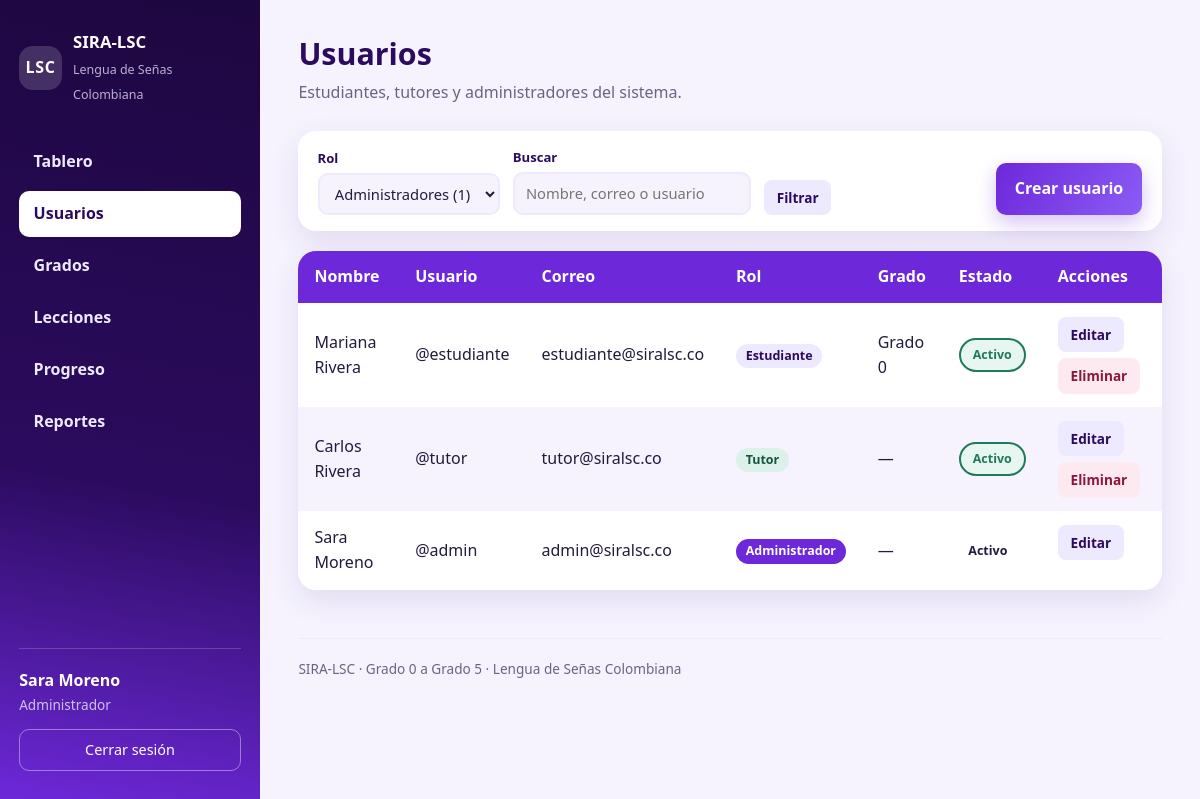
/index.php?ruta=admin/usuarios (signed in), run on the app's committed database.
### tables this page shows
CREATE TABLE usuarios (
    id_usuario     INT AUTO_INCREMENT PRIMARY KEY,
    nombre         VARCHAR(80)  NOT NULL,
    apellido       VARCHAR(80)  NOT NULL,
    correo         VARCHAR(150) NOT NULL UNIQUE,
    usuario        VARCHAR(50)  NOT NULL UNIQUE,
    contrasena     VARCHAR(255) NOT NULL,
    rol            ENUM('estudiante','tutor','administrador') NOT NULL DEFAULT 'estudiante',
    id_grado       INT          NULL,
    activo         TINYINT(1)   NOT NULL DEFAULT 1,
    fecha_registro DATETIME     NOT NULL DEFAULT CURRENT_TIMESTAMP,
    CONSTRAINT fk_usuarios_grado
        FOREIGN KEY (id_grado) REFERENCES grados(id_grado)
        ON DELETE SET NULL ON UPDATE CASCADE
);

CREATE TABLE grados (
    id_grado    INT AUTO_INCREMENT PRIMARY KEY,
    nombre      VARCHAR(50)  NOT NULL,
    descripcion VARCHAR(255) NOT NULL,
    orden       INT          NOT NULL DEFAULT 0
);

### config/funciones.php (called while the page is built, shortened)
<?php
function e($texto)
{
    return htmlspecialchars((string) $texto, ENT_QUOTES, 'UTF-8');
}
function url($ruta = 'inicio', $parametros = array())
{
    $destino = BASE_URL . 'index.php?ruta=' . urlencode($ruta);
    foreach ($parametros as $clave => $valor) {
        $destino .= '&' . urlencode($clave) . '=' . urlencode($valor);
    }
    return $destino;
}
function vista($archivo, $datos = array())
{
    extract($datos, EXTR_SKIP);
    require RUTA_BASE . '/views/' . $archivo . '.php';
}
function rolActual()
{
    return isset($_SESSION['rol']) ? $_SESSION['rol'] : null;
}
function panelDe($rol)
{
    switch ($rol) {
        case 'administrador': return 'admin/inicio';
    }
}
function nombreRol($rol)
{
    $nombres = array(
        'estudiante'    => 'Estudiante',
        'tutor'         => 'Tutor',
        'administrador' => 'Administrador',
    );
    return isset($nombres[$rol]) ? $nombres[$rol] : $rol;
}

### controllers/AdministradorController.php (called while the page is built, shortened)
<?php
class AdministradorController
{
    private $modeloUsuario;
    public function __construct()
    {
        $this->modeloUsuario    = new Usuario();
    }
    public function usuarios()
    {
        $rol      = isset($_GET['rol']) ? $_GET['rol'] : '';
        $busqueda = isset($_GET['busqueda']) ? trim($_GET['busqueda']) : '';
        vista('administrador/usuarios', array(
            'admin'    => $this->modeloUsuario->obtenerPorId($_SESSION['id_usuario']),
            'usuarios' => $this->modeloUsuario->listar($rol === '' ? null : $rol, $busqueda),
            'rol'      => $rol,
            'busqueda' => $busqueda,
            'conteo'   => $this->modeloUsuario->contarPorRol(),
        ));
    }
}

### models/Usuario.php (called while the page is built, shortened)
<?php
class Usuario
{
    private $db;
    public function __construct()
    {
        $this->db = Database::conexion();
    }
    public function obtenerPorId($idUsuario)
    {
        $sentencia = $this->db->prepare(
            'SELECT u.id_usuario, u.nombre, u.apellido, u.correo, u.usuario, u.rol,
                    u.id_grado, u.activo, u.fecha_registro,
                    g.nombre AS grado, g.descripcion AS grado_descripcion, g.orden AS grado_orden
             FROM usuarios u
             LEFT JOIN grados g ON g.id_grado = u.id_grado
             WHERE u.id_usuario = ?'
        );
        $sentencia->execute(array((int) $idUsuario));
        $fila = $sentencia->fetch();
        return $fila ? $fila : null;
    }
    public function listar($rol = null, $busqueda = '')
    {
        $sql = 'SELECT u.id_usuario, u.nombre, u.apellido, u.correo, u.usuario, u.rol,
                       u.activo, u.fecha_registro, g.nombre AS grado
                FROM usuarios u
                LEFT JOIN grados g ON g.id_grado = u.id_grado
                WHERE 1 = 1';
        $parametros = array();
        $sql .= ' ORDER BY u.rol ASC, u.nombre ASC';
        $sentencia = $this->db->prepare($sql);
        $sentencia->execute($parametros);
        return $sentencia->fetchAll();
    }
    public function contarPorRol()
    {
        $sql = 'SELECT rol, COUNT(*) AS total FROM usuarios GROUP BY rol';
        $conteo = array('estudiante' => 0, 'tutor' => 0, 'administrador' => 0);
        foreach ($this->db->query($sql)->fetchAll() as $fila) {
            $conteo[$fila['rol']] = (int) $fila['total'];
        }
        return $conteo;
    }
}

### config/Database.php (called while the page is built, shortened)
<?php
class Database
{
    private static $pdo = null;
    public static function conexion()
    {
        if (self::$pdo === null) {
            $dsn = 'mysql:host=' . DB_HOST . ';dbname=' . DB_NOMBRE . ';charset=utf8mb4';
            try {
                self::$pdo = new PDO($dsn, DB_USUARIO, DB_CLAVE, array(
                    PDO::ATTR_ERRMODE            => PDO::ERRMODE_EXCEPTION,
                    PDO::ATTR_DEFAULT_FETCH_MODE => PDO::FETCH_ASSOC,
                    PDO::ATTR_EMULATE_PREPARES   => false,
                ));
            } catch (PDOException $e) {
                self::mostrarError($e->getMessage());
            }
        }
        return self::$pdo;
    }
}

### views/administrador/usuarios.php (the view, shortened to what this page needs)
<?php
$activo = 'usuarios';
require RUTA_BASE . '/views/layouts/header.php';
?>
<header class="titular">
    <h1>Usuarios</h1>
    <p>Estudiantes, tutores y administradores del sistema.</p>
</header>
<section class="barra-acciones">
    <form class="filtros" method="get" action="<?php echo BASE_URL; ?>index.php">
        <label class="campo-en-linea">
            <span>Rol</span>
            <select name="rol">
                <option value="administrador" <?php echo $rol === 'administrador' ? 'selected' : ''; ?>>Administradores (<?php echo (int) $conteo['administrador']; ?>)</option>
            </select>
        </label>
        <label class="campo-en-linea">
            <span>Buscar</span>
            <input type="text" name="busqueda" value="<?php echo e($busqueda); ?>" placeholder="Nombre, correo o usuario">
        </label>
        <button class="boton-mini" type="submit">Filtrar</button>
    </form>
    <a class="boton boton-corto" href="<?php echo url('admin/usuario'); ?>">Crear usuario</a>
</section>
<?php if (count($usuarios) === 0): ?>
    <p class="vacio">No hay usuarios que coincidan con el filtro.</p>
<?php else: ?>
<table class="tabla" id="tabla-usuarios" data-base-url="<?php echo e(BASE_URL); ?>">
    <thead><tr><th>Nombre</th><th>Usuario</th><th>Correo</th><th>Rol</th><th>Grado</th><th>Estado</th><th>Acciones</th></tr></thead>
    <tbody>
    <?php foreach ($usuarios as $fila): ?>
        <tr>
            <td><?php echo e($fila['nombre'] . ' ' . $fila['apellido']); ?></td>
            <td>@<?php echo e($fila['usuario']); ?></td>
            <td><?php echo e($fila['correo']); ?></td>
            <td><span class="etiqueta-rol rol-<?php echo e($fila['rol']); ?>"><?php echo e(nombreRol($fila['rol'])); ?></span></td>
            <td><?php echo e($fila['grado'] ? $fila['grado'] : '—'); ?></td>
            <td>
                <?php if ((int) $fila['id_usuario'] !== (int) $_SESSION['id_usuario']): ?>
                    <button type="button"
                            class="boton-estado <?php echo ((int) $fila['activo'] === 1) ? 'estado-activo' : 'estado-inactivo'; ?>"
                            data-id="<?php echo (int) $fila['id_usuario']; ?>"
                            data-activo="<?php echo (int) $fila['activo']; ?>">
                        <?php echo ((int) $fila['activo'] === 1) ? 'Activo' : 'Inactivo'; ?>
                    </button>
                <?php else: ?>
                    <span class="etiqueta-rol">Activo</span>
                <?php endif; ?>
            </td>
            <td class="acciones">
                <a class="boton-mini" href="<?php echo url('admin/usuario', array('id' => $fila['id_usuario'])); ?>">Editar</a>
                <?php if ((int) $fila['id_usuario'] !== (int) $_SESSION['id_usuario']): ?>
                <form method="post" action="<?php echo url('admin/usuario/eliminar'); ?>">
                    <button class="boton-mini boton-peligro" type="submit">Eliminar</button>
                </form>
                <?php endif; ?>
            </td>
        </tr>
    <?php endforeach; ?>
    </tbody>
</table>
<?php endif; ?>
<?php require RUTA_BASE . '/views/layouts/footer.php'; ?>

### views/layouts/header.php (shortened to what this page needs)
<?php
$activo  = isset($activo) ? $activo : '';
$sinMenu = isset($sinMenu) ? $sinMenu : false;
$rol     = rolActual();
$conectado = null;
$prioridad = array('estudiante', 'tutor', 'admin');
if ($rol === 'tutor')              { $prioridad = array('tutor', 'admin', 'estudiante'); }
elseif ($rol === 'administrador')  { $prioridad = array('admin', 'tutor', 'estudiante'); }
foreach ($prioridad as $posible) {
    if (isset($$posible) && is_array($$posible) && isset($$posible['nombre'])) {
        $conectado = $$posible;
        break;
    }
}
$menus = array(
    'estudiante' => array(
        'Inicio'       => array('estudiante/inicio',    'inicio'),
        'Mis cursos'   => array('estudiante/cursos',    'cursos'),
        'Mis lecciones'=> array('estudiante/lecciones', 'lecciones'),
        'Mi progreso'  => array('estudiante/progreso',  'progreso'),
        'Mi perfil'    => array('estudiante/perfil',    'perfil'),
    ),
    'tutor' => array(
        'Inicio'           => array('tutor/inicio',      'inicio'),
        'Mis estudiantes'  => array('tutor/estudiantes', 'estudiantes'),
        'Mi perfil'        => array('tutor/perfil',      'perfil'),
    ),
    'administrador' => array(
        'Tablero'   => array('admin/inicio',    'inicio'),
        'Usuarios'  => array('admin/usuarios',  'usuarios'),
        'Grados'    => array('admin/grados',    'grados'),
        'Lecciones' => array('admin/lecciones', 'lecciones'),
        'Progreso'  => array('admin/progreso',  'progreso'),
        'Reportes'   => array('admin/reportes',  'reportes'),
    ),
);
$menu = isset($menus[$rol]) ? $menus[$rol] : array();
?>
<!DOCTYPE html>
<html lang="es">
<head>
    <link rel="stylesheet" href="<?php echo BASE_URL; ?>css/estilos.css">
</head>
<body class="<?php echo $sinMenu ? 'cuerpo-acceso' : 'cuerpo-panel'; ?>">
<?php if ($sinMenu): ?>
<main class="acceso">
<?php else: ?>
<div class="aplicacion">
    <nav class="menu-lateral">
        <a class="marca" href="<?php echo url(panelDe($rol)); ?>">
            <span class="marca-sigla">LSC</span>
            <span class="marca-texto">
                <strong>SIRA-LSC</strong>
                <small>Lengua de Señas Colombiana</small>
            </span>
        </a>
        <ul class="menu">
            <?php foreach ($menu as $etiqueta => $destino): ?>
                <li>
                    <a href="<?php echo url($destino[0]); ?>"
                       class="<?php echo $activo === $destino[1] ? 'activo' : ''; ?>">
                        <?php echo e($etiqueta); ?>
                    </a>
                </li>
            <?php endforeach; ?>
        </ul>
        <div class="menu-pie">
            <?php if ($conectado): ?>
                <p class="menu-nombre"><?php echo e($conectado['nombre'] . ' ' . $conectado['apellido']); ?></p>
                <p class="menu-grado">
                    <?php
                    echo e(nombreRol($rol));
                    ?>
                </p>
            <?php endif; ?>
            <a class="boton-salir" href="<?php echo url('salir'); ?>">Cerrar sesión</a>
        </div>
    </nav>
    <main class="contenido">
<?php endif; ?>

### data on the page
usuarios: nombre+apellido "Sara Moreno", usuario "admin", correo "admin@siralsc.co", rol "Administrador", grado "—", shows "Activo"
usuarios: nombre+apellido "Mariana Rivera", usuario "estudiante", correo "estudiante@siralsc.co", rol "Estudiante", id_grado.nombre "Grado 0", activo "Activo"
usuarios: nombre+apellido "Carlos Rivera", usuario "tutor", correo "tutor@siralsc.co", rol "Tutor", grado "—", activo "Activo"

### other printed values
$etiqueta "Tablero"
$etiqueta "Usuarios"
$etiqueta "Grados"
$etiqueta "Lecciones"
$etiqueta "Progreso"
$etiqueta "Reportes"
nombreRol($rol) "Administrador"
